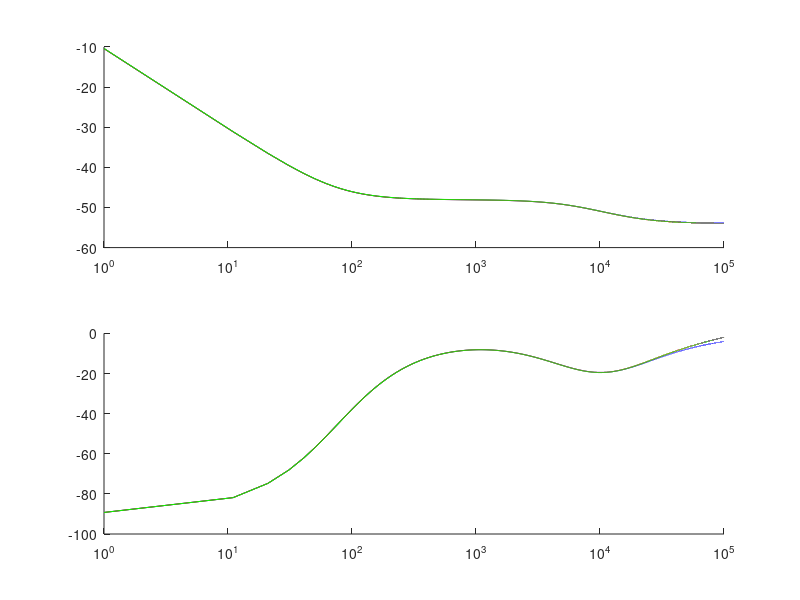

MATLAB code for this plot:
f = 1:10:100000;
w = 2*pi*f;

n = 1e-9;
u = 1e-6;
k = 1e3;

c1 = 10*n;
c2 = 470*n;
rf = 2.2*k;
ri = 2.2*k;
ro = 499;

% Z transform params
s = j.*w;
fs = 130*k*2; %2x converter switching frequency is the minimum for acceptable accuracy.
T = 1/fs;
ws = 2*pi*fs;
z1 = e.^(-s/fs);
sz = (2/T).*(1 - z1)./(1 + z1);


p0 = 1./(s.*ri*c1*ro);
p1 = (c1 + c2)./(rf*c1*c2);
z0 = 1/(rf*c2);
Hs = -(p0).*(s + z0)./(s + p1); %Without "fast lane"
Hfs = 1/ro - Hs;  %Add "fast lane" effect

%Direct representation of bilinear transform
pz0 = 1./(sz.*ri*c1*ro);
pz1 = (c1 + c2)./(rf*c1*c2);
zz0 = 1/(rf*c2);
Hz = -(pz0).*(sz + zz0)./(sz + pz1);
Hfz = 1/ro - Hz;

% Bilinear transform refactored for straightforward
% difference equation expression
% This can be implemented as 2 cascaded 1rst order IIR filters
zgain = (T/(2*ri*ro*c1)) * ((2*rf*c2)/(T - 2*rf*c2)) / ((T/2)*(c1 + c2)/(c1*c2*rf) - 1);
hz0 = (1 + z1)./(1 - z1);
hz1n = z1 + (2*rf*c2 + T)/(T - 2*rf*c2);
hz1d = z1 + (1 + (T/2)*(c1 + c2)/(c1*c2*rf)) / ((T/2)*(c1 + c2)/(c1*c2*rf) - 1);
hz1 = hz1n./hz1d;

hz = (1/ro) + zgain.*hz0.*hz1;  %Check against Hfz for algebra mistakes


subplot (2, 1, 1)
hold on
semilogx(f,20*log10(abs(Hfs)),"b")
semilogx(f,20*log10(abs(Hfz)),"r");
semilogx(f,20*log10(abs(hz)),"g");
subplot (2, 1, 2)
hold on
semilogx(f,angle(Hfs)*180/pi,"b")
semilogx(f,angle(Hfz)*180/pi,"r")
semilogx(f,angle(hz)*180/pi,"g")
